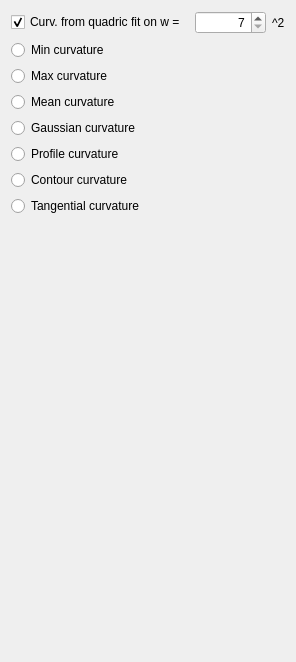
          <widget class="QWidget" name="pageCurvatures">
           <property name="geometry">
            <rect>
             <x>0</x>
             <y>0</y>
             <width>296</width>
             <height>662</height>
            </rect>
           </property>
           <attribute name="label">
            <string>Local: curvatures</string>
           </attribute>
           <layout class="QVBoxLayout" name="verticalLayout_6">
            <item>
             <layout class="QHBoxLayout" name="horizontalLayout_9">
              <item>
               <widget class="QCheckBox" name="dem_curv_fromQuadrics">
                <property name="text">
                 <string>Curv. from quadric fit on w = </string>
                </property>
                <property name="checked">
                 <bool>true</bool>
                </property>
               </widget>
              </item>
              <item>
               <widget class="QSpinBox" name="dem_curv_fromQuadrics_w">
                <property name="alignment">
                 <set>Qt::AlignRight|Qt::AlignTrailing|Qt::AlignVCenter</set>
                </property>
                <property name="suffix">
                 <string/>
                </property>
                <property name="minimum">
                 <number>7</number>
                </property>
                <property name="maximum">
                 <number>1001</number>
                </property>
                <property name="singleStep">
                 <number>2</number>
                </property>
                <property name="value">
                 <number>7</number>
                </property>
               </widget>
              </item>
              <item>
               <widget class="QLabel" name="label_14">
                <property name="sizePolicy">
                 <sizepolicy hsizetype="Fixed" vsizetype="Preferred">
                  <horstretch>0</horstretch>
                  <verstretch>0</verstretch>
                 </sizepolicy>
                </property>
                <property name="text">
                 <string>^2</string>
                </property>
               </widget>
              </item>
             </layout>
            </item>
            <item>
             <widget class="QRadioButton" name="dem_curvMin">
              <property name="text">
               <string>Min curvature</string>
              </property>
             </widget>
            </item>
            <item>
             <widget class="QRadioButton" name="dem_curvMax">
              <property name="text">
               <string>Max curvature</string>
              </property>
             </widget>
            </item>
            <item>
             <widget class="QRadioButton" name="dem_curvMean">
              <property name="text">
               <string>Mean curvature</string>
              </property>
             </widget>
            </item>
            <item>
             <widget class="QRadioButton" name="dem_curvGaussian">
              <property name="text">
               <string>Gaussian curvature</string>
              </property>
             </widget>
            </item>
            <item>
             <widget class="QRadioButton" name="dem_curvProfile">
              <property name="text">
               <string>Profile curvature</string>
              </property>
             </widget>
            </item>
            <item>
             <widget class="QRadioButton" name="dem_curvContour">
              <property name="text">
               <string>Contour curvature</string>
              </property>
             </widget>
            </item>
            <item>
             <widget class="QRadioButton" name="dem_curvTangent">
              <property name="text">
               <string>Tangential curvature</string>
              </property>
             </widget>
            </item>
            <item>
             <spacer name="verticalSpacer_7">
              <property name="orientation">
               <enum>Qt::Vertical</enum>
              </property>
              <property name="sizeHint" stdset="0">
               <size>
                <width>20</width>
                <height>40</height>
               </size>
              </property>
             </spacer>
            </item>
           </layout>
          </widget>
